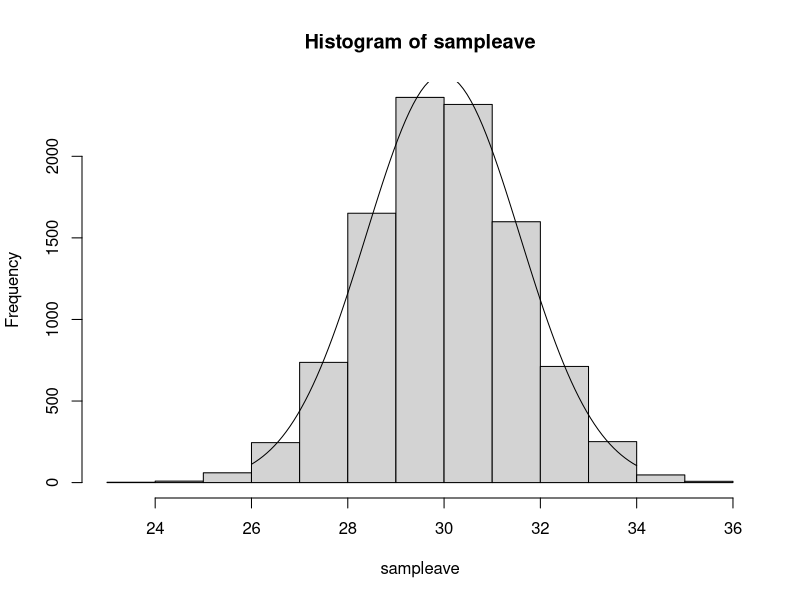

Recreate this plot in R.
#母集団は平均30 分散25　の正規分布
#n=10のサンプルをとる。
sampleave<-c()
samplevar<-c()
samplevar2<-c()
for (i in 1:10000){
  sample<-rnorm(10,30,5)
  ave<-mean(sample)
  sampleave[i]<-ave
  var<-sum((sample-ave)^2)/10
  var2<-sum((sample-ave)^2)/9
  samplevar[i]<-var
  samplevar2[i]<-var2
}
mean(sampleave)
mean(samplevar)
mean(samplevar2)

#平均には不偏性あり、分散には不偏性なし、不偏分散には不偏分散には不偏性あり
hist(sampleave)
#標本平均を１0０００回分ヒストグラムにすると、どうやら正規分布っぽいぞ
#正規分布を決めるのは平均（期待値）とsd
mean(sampleave)
sd(sampleave)
hoge<-function(x){10000*dnorm(x,mean(sampleave),sd(sampleave))}
curve(hoge,from=26,to=34,add=TRUE)
